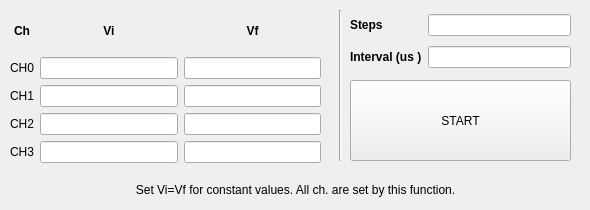
     <widget class="QWidget" name="tab_4">
      <attribute name="title">
       <string>Ramp4</string>
      </attribute>
      <widget class="QWidget" name="gridLayoutWidget_6">
       <property name="geometry">
        <rect>
         <x>10</x>
         <y>10</y>
         <width>311</width>
         <height>153</height>
        </rect>
       </property>
       <layout class="QGridLayout" name="gridLayout_6">
        <item row="4" column="1">
         <widget class="QLineEdit" name="ler4vi_ch3"/>
        </item>
        <item row="2" column="1">
         <widget class="QLineEdit" name="ler4vi_ch1"/>
        </item>
        <item row="3" column="1">
         <widget class="QLineEdit" name="ler4vi_ch2"/>
        </item>
        <item row="2" column="2">
         <widget class="QLineEdit" name="ler4vf_ch1"/>
        </item>
        <item row="3" column="2">
         <widget class="QLineEdit" name="ler4vf_ch2"/>
        </item>
        <item row="1" column="2">
         <widget class="QLineEdit" name="ler4vf_ch0"/>
        </item>
        <item row="4" column="2">
         <widget class="QLineEdit" name="ler4vf_ch3"/>
        </item>
        <item row="0" column="1">
         <widget class="QLabel" name="label_21">
          <property name="font">
           <font>
            <weight>75</weight>
            <bold>true</bold>
            <underline>false</underline>
            <kerning>true</kerning>
           </font>
          </property>
          <property name="text">
           <string>Vi</string>
          </property>
          <property name="alignment">
           <set>Qt::AlignCenter</set>
          </property>
         </widget>
        </item>
        <item row="1" column="1">
         <widget class="QLineEdit" name="ler4vi_ch0"/>
        </item>
        <item row="0" column="0">
         <widget class="QLabel" name="label_12">
          <property name="font">
           <font>
            <weight>75</weight>
            <bold>true</bold>
           </font>
          </property>
          <property name="text">
           <string>Ch</string>
          </property>
          <property name="alignment">
           <set>Qt::AlignCenter</set>
          </property>
         </widget>
        </item>
        <item row="0" column="2">
         <widget class="QLabel" name="label_18">
          <property name="font">
           <font>
            <weight>75</weight>
            <bold>true</bold>
            <underline>false</underline>
            <kerning>true</kerning>
           </font>
          </property>
          <property name="text">
           <string>Vf</string>
          </property>
          <property name="alignment">
           <set>Qt::AlignCenter</set>
          </property>
         </widget>
        </item>
        <item row="1" column="0">
         <widget class="QLabel" name="label_16">
          <property name="text">
           <string>CH0</string>
          </property>
         </widget>
        </item>
        <item row="2" column="0">
         <widget class="QLabel" name="label_17">
          <property name="text">
           <string>CH1</string>
          </property>
         </widget>
        </item>
        <item row="3" column="0">
         <widget class="QLabel" name="label_22">
          <property name="text">
           <string>CH2</string>
          </property>
         </widget>
        </item>
        <item row="4" column="0">
         <widget class="QLabel" name="label_23">
          <property name="text">
           <string>CH3</string>
          </property>
         </widget>
        </item>
       </layout>
      </widget>
      <widget class="QWidget" name="gridLayoutWidget_7">
       <property name="geometry">
        <rect>
         <x>350</x>
         <y>10</y>
         <width>221</width>
         <height>62</height>
        </rect>
       </property>
       <layout class="QGridLayout" name="gridLayout_7">
        <item row="1" column="0">
         <widget class="QLabel" name="label_20">
          <property name="font">
           <font>
            <weight>75</weight>
            <bold>true</bold>
           </font>
          </property>
          <property name="text">
           <string>Interval (us )</string>
          </property>
         </widget>
        </item>
        <item row="0" column="0">
         <widget class="QLabel" name="label_19">
          <property name="font">
           <font>
            <weight>75</weight>
            <bold>true</bold>
           </font>
          </property>
          <property name="text">
           <string>Steps</string>
          </property>
         </widget>
        </item>
        <item row="0" column="1">
         <widget class="QLineEdit" name="ler4_steps"/>
        </item>
        <item row="1" column="1">
         <widget class="QLineEdit" name="ler4_intrv"/>
        </item>
       </layout>
      </widget>
      <widget class="Line" name="line">
       <property name="geometry">
        <rect>
         <x>330</x>
         <y>10</y>
         <width>20</width>
         <height>151</height>
        </rect>
       </property>
       <property name="orientation">
        <enum>Qt::Vertical</enum>
       </property>
      </widget>
      <widget class="QPushButton" name="buttr4_start">
       <property name="geometry">
        <rect>
         <x>350</x>
         <y>80</y>
         <width>221</width>
         <height>81</height>
        </rect>
       </property>
       <property name="text">
        <string>START</string>
       </property>
      </widget>
      <widget class="QLabel" name="label_28">
       <property name="geometry">
        <rect>
         <x>10</x>
         <y>180</y>
         <width>571</width>
         <height>21</height>
        </rect>
       </property>
       <property name="text">
        <string>&lt;html&gt;&lt;head/&gt;&lt;body&gt;&lt;p&gt;Set Vi=Vf for constant values. All ch. are set by this function.&lt;/p&gt;&lt;/body&gt;&lt;/html&gt;</string>
       </property>
       <property name="alignment">
        <set>Qt::AlignCenter</set>
       </property>
      </widget>
     </widget>
